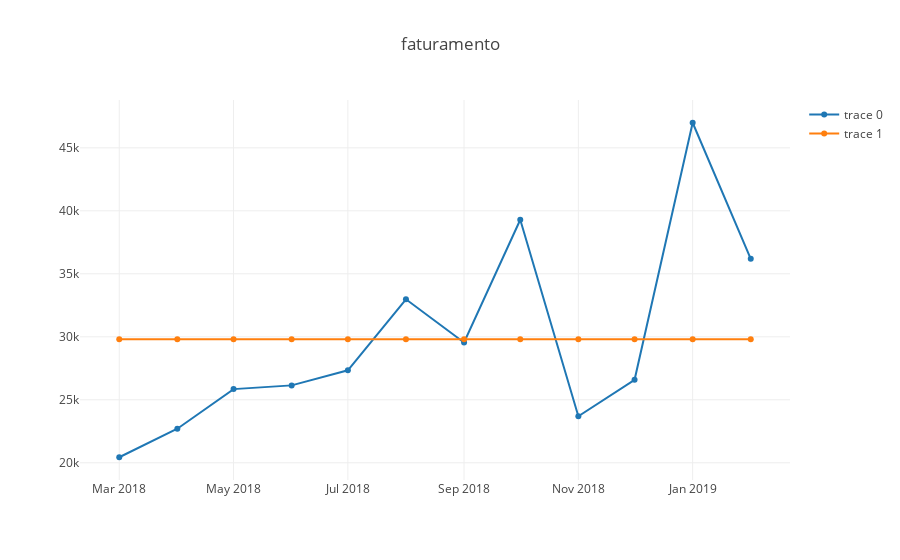

Notebook code for this chart:
### Code cell
plot(df[df['cnpj']=='00.442.658/0001-53'].sort_values('data', ascending=False).iloc[:12, :])
